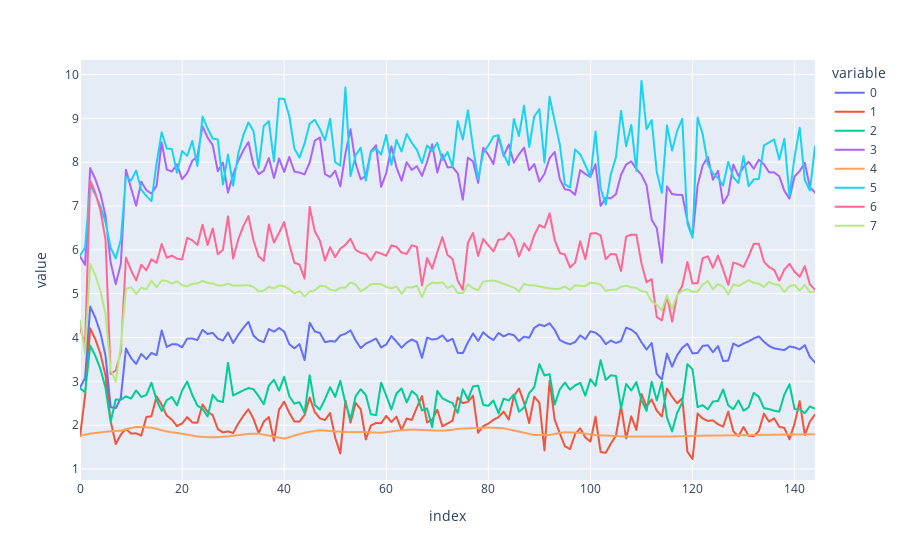

Notebook source saved alongside this figure:
### Code cell
px.line(val_all_scaled)

### Figure 1 — Plotly figure (JSON) as saved in the notebook; plotly's stock layout.template omitted (floating-point values rounded to 4 significant figures; data arrays with more than 128 entries replaced by an {"elided": "..."} marker saying what was removed)
{"data": [{"hovertemplate": "variable=0<br>index=%{x}<br>value=%{y}<extra></extra>", "legendgroup": "0", "line": {"color": "#636efa", "dash": "solid"}, "marker": {"symbol": "circle"}, "mode": "lines", "name": "0", "showlegend": true, "type": "scattergl", "x": {"elided": "145 int values"}, "xaxis": "x", "y": {"elided": "145 float values"}, "yaxis": "y"}, {"hovertemplate": "variable=1<br>index=%{x}<br>value=%{y}<extra></extra>", "legendgroup": "1", "line": {"color": "#EF553B", "dash": "solid"}, "marker": {"symbol": "circle"}, "mode": "lines", "name": "1", "showlegend": true, "type": "scattergl", "x": {"elided": "145 int values"}, "xaxis": "x", "y": {"elided": "145 float values"}, "yaxis": "y"}, {"hovertemplate": "variable=2<br>index=%{x}<br>value=%{y}<extra></extra>", "legendgroup": "2", "line": {"color": "#00cc96", "dash": "solid"}, "marker": {"symbol": "circle"}, "mode": "lines", "name": "2", "showlegend": true, "type": "scattergl", "x": {"elided": "145 int values"}, "xaxis": "x", "y": {"elided": "145 float values"}, "yaxis": "y"}, {"hovertemplate": "variable=3<br>index=%{x}<br>value=%{y}<extra></extra>", "legendgroup": "3", "line": {"color": "#ab63fa", "dash": "solid"}, "marker": {"symbol": "circle"}, "mode": "lines", "name": "3", "showlegend": true, "type": "scattergl", "x": {"elided": "145 int values"}, "xaxis": "x", "y": {"elided": "145 float values"}, "yaxis": "y"}, {"hovertemplate": "variable=4<br>index=%{x}<br>value=%{y}<extra></extra>", "legendgroup": "4", "line": {"color": "#FFA15A", "dash": "solid"}, "marker": {"symbol": "circle"}, "mode": "lines", "name": "4", "showlegend": true, "type": "scattergl", "x": {"elided": "145 int values"}, "xaxis": "x", "y": {"elided": "145 float values"}, "yaxis": "y"}, {"hovertemplate": "variable=5<br>index=%{x}<br>value=%{y}<extra></extra>", "legendgroup": "5", "line": {"color": "#19d3f3", "dash": "solid"}, "marker": {"symbol": "circle"}, "mode": "lines", "name": "5", "showlegend": true, "type": "scattergl", "x": {"elided": "145 int values"}, "xaxis": "x", "y": {"elided": "145 float values"}, "yaxis": "y"}, {"hovertemplate": "variable=6<br>index=%{x}<br>value=%{y}<extra></extra>", "legendgroup": "6", "line": {"color": "#FF6692", "dash": "solid"}, "marker": {"symbol": "circle"}, "mode": "lines", "name": "6", "showlegend": true, "type": "scattergl", "x": {"elided": "145 int values"}, "xaxis": "x", "y": {"elided": "145 float values"}, "yaxis": "y"}, {"hovertemplate": "variable=7<br>index=%{x}<br>value=%{y}<extra></extra>", "legendgroup": "7", "line": {"color": "#B6E880", "dash": "solid"}, "marker": {"symbol": "circle"}, "mode": "lines", "name": "7", "showlegend": true, "type": "scattergl", "x": {"elided": "145 int values"}, "xaxis": "x", "y": {"elided": "145 float values"}, "yaxis": "y"}], "layout": {"legend": {"title": {"text": "variable"}, "tracegroupgap": 0}, "margin": {"t": 60}, "xaxis": {"anchor": "y", "domain": [0, 1], "title": {"text": "index"}}, "yaxis": {"anchor": "x", "domain": [0, 1], "title": {"text": "value"}}}}
